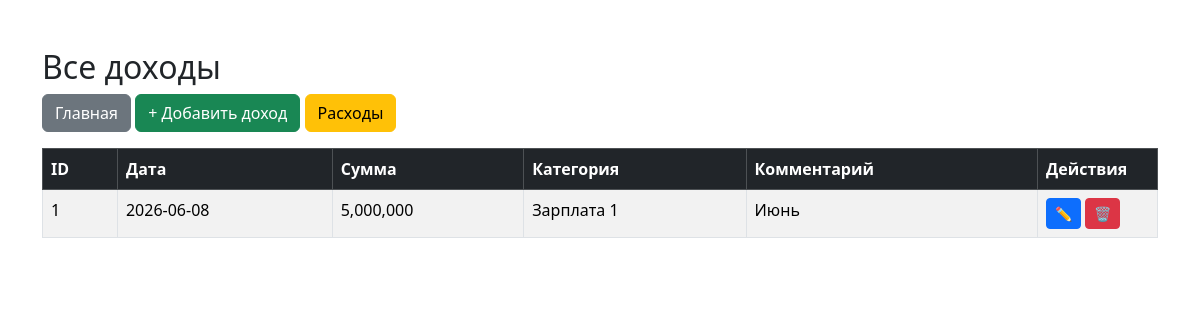
The page /incomes on the database its author committed.
### tables this page shows
CREATE TABLE income (
    id INTEGER PRIMARY KEY AUTOINCREMENT,
    income_date DATE NOT NULL,
    amount REAL NOT NULL,
    category TEXT NOT NULL,
    comment TEXT
);

### app.py (the view)
@app.get("/incomes", response_class=HTMLResponse)
def incomes(request: Request):
    conn = sqlite3.connect("finance.db")
    conn.row_factory = sqlite3.Row
    incomes = conn.execute("""
        SELECT *
        FROM income
        ORDER BY income_date DESC, id DESC
    """).fetchall()
    conn.close()
    return templates.TemplateResponse(
        request=request,
        name="incomes.html",
        context={
            "incomes": incomes
        }
    )

### templates/incomes.html (shortened to what this page needs)
<!DOCTYPE html>
<html lang="ru">
<head>
    <link href="https://cdn.jsdelivr.net/npm/bootstrap@5.3.3/dist/css/bootstrap.min.css"
          rel="stylesheet">
</head>
<body>
<div class="container mt-5">
    <h2>Все доходы</h2>
    <div class="mb-3">
        <a href="/" class="btn btn-secondary">
            Главная
        </a>
        <a href="/income" class="btn btn-success">
            + Добавить доход
        </a>
        <a href="/expenses" class="btn btn-warning">
            Расходы
        </a>
    </div>
    <table class="table table-striped table-bordered">
        <thead class="table-dark">
            <tr>
                <th>ID</th>
                <th>Дата</th>
                <th>Сумма</th>
                <th>Категория</th>
                <th>Комментарий</th>
                <th width="120">Действия</th>
            </tr>
        </thead>
        <tbody>
        {% for item in incomes %}
            <tr>
                <td>{{ item.id }}</td>
                <td>{{ item.income_date }}</td>
                <td>{{ "{:,.0f}".format(item.amount) }}</td>
                <td>{{ item.category }}</td>
                <td>{{ item.comment }}</td>
                <td>
    <a href="/income/edit/{{ item.id }}"
       class="btn btn-sm btn-primary">
        ✏️
    </a>
    <a href="/income/delete/{{ item.id }}"
       class="btn btn-sm btn-danger"
       onclick="return confirm('Удалить запись?')">
        🗑️
    </a>
</td>
            </tr>
        {% endfor %}
        </tbody>
    </table>
</div>
</body>
</html>

### rows shown on the page
income: id "1", income_date "2026-06-08", amount "5,000,000", category "Зарплата 1", comment "Июнь"
